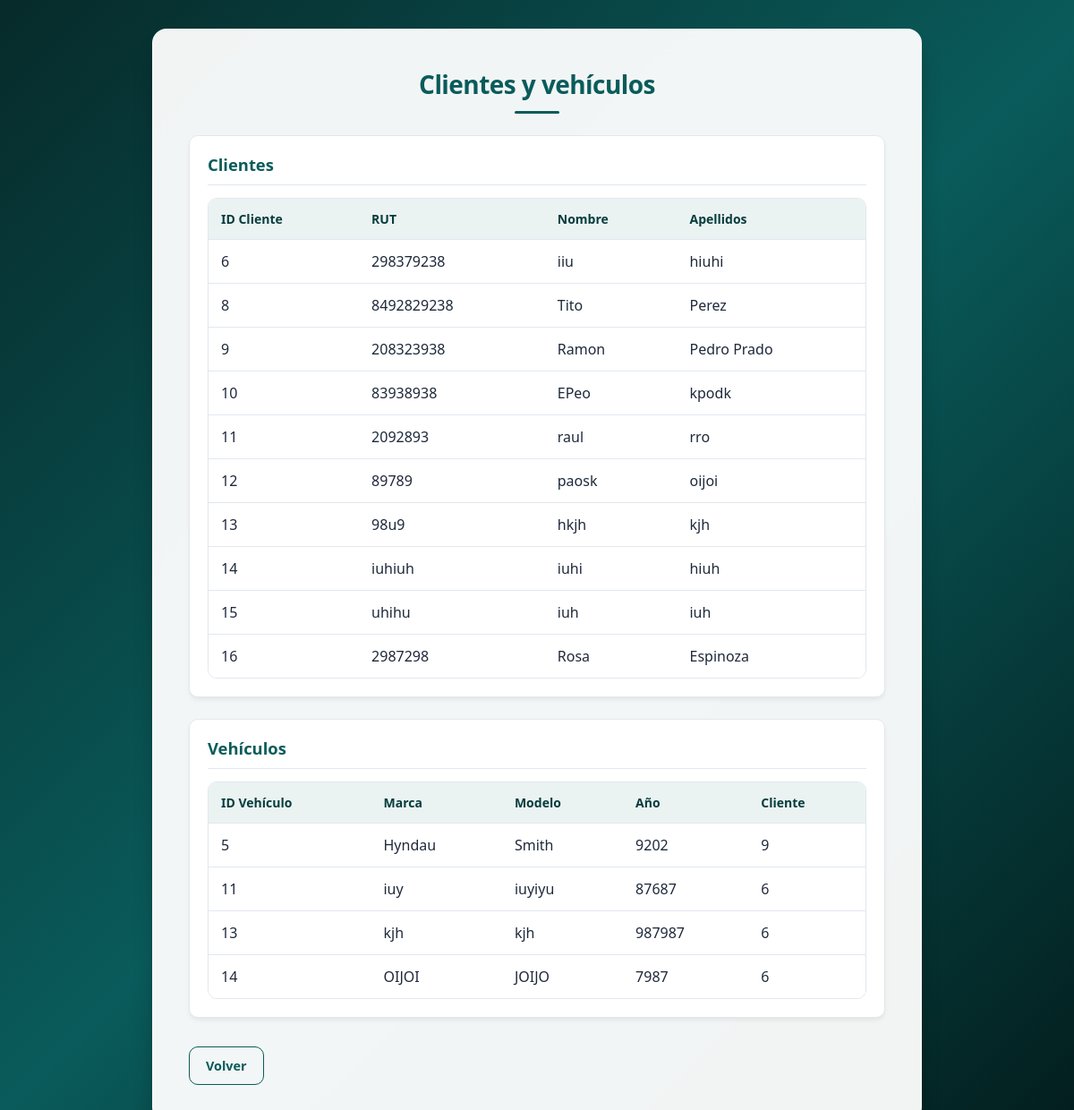
Page /automotora/listarClientes (signed in) on the committed database.
### automotora/models.py (models this page shows)
class Cliente(models.Model):
    id_cliente = models.AutoField(primary_key=True)
    rut = models.CharField(max_length=12, unique=True)
    nombre = models.CharField(max_length=100)
    apellidos = models.CharField(max_length=150)

class Vehiculo(models.Model):
    id_vehiculo = models.AutoField(primary_key=True)
    marca = models.CharField(max_length=50)
    modelo = models.CharField(max_length=50)
    anio = models.IntegerField()
    cliente = models.ForeignKey(Cliente, on_delete=models.CASCADE)

### automotora/views.py (the view)
# urls.py: path('listarClientes', listarClientes, name='listarClientes'),
@requiere_sesion
def listarClientes(request):
    clientes = Cliente.objects.all()
    vehiculos = Vehiculo.objects.all()
    return render(request,
                  'automotora/listar_clientes_vehiculos.html',{'clientes':clientes,
                                                               'vehiculos':vehiculos})

### automotora/views.py (called while the page is built)
def requiere_sesion(view_func):
    @wraps(view_func)
    def wrapper(request, *args, **kwargs):
        if not request.session.get('usuario_id'):
            return redirect('login')
        return view_func(request, *args, **kwargs)
    return wrapper

### automotora/templates/automotora/listar_clientes_vehiculos.html (shortened to what this page needs)
{% load static %}
<!DOCTYPE html>
<html lang="es">
<head>
    <link rel="stylesheet" href="{% static 'automotora/css/styles.css' %}">
</head>
<body>
    <main class="container-wrapper">
        <section class="card-panel card-wide">
            <h1 class="page-title">Clientes y vehículos</h1>
            <section class="table-section">
                <h2>Clientes</h2>
                <div class="table-responsive">
                    <table class="data-table">
                        <thead>
                            <tr>
                                <th>ID Cliente</th>
                                <th>RUT</th>
                                <th>Nombre</th>
                                <th>Apellidos</th>
                            </tr>
                        </thead>
                        <tbody>
                            {% for cliente in clientes %}
                            <tr>
                                <td>{{ cliente.id_cliente }}</td>
                                <td>{{ cliente.rut }}</td>
                                <td>{{ cliente.nombre }}</td>
                                <td>{{ cliente.apellidos }}</td>
                            </tr>
                            {% empty %}
                            <tr><td class="empty-cell" colspan="4">No hay clientes registrados.</td></tr>
                            {% endfor %}
                        </tbody>
                    </table>
                </div>
            </section>
            <section class="table-section">
                <h2>Vehículos</h2>
                <div class="table-responsive">
                    <table class="data-table">
                        <thead>
                            <tr>
                                <th>ID Vehículo</th>
                                <th>Marca</th>
                                <th>Modelo</th>
                                <th>Año</th>
                                <th>Cliente</th>
                            </tr>
                        </thead>
                        <tbody>
                            {% for vehiculo in vehiculos %}
                            <tr>
                                <td>{{ vehiculo.id_vehiculo }}</td>
                                <td>{{ vehiculo.marca }}</td>
                                <td>{{ vehiculo.modelo }}</td>
                                <td>{{ vehiculo.anio }}</td>
                                <td>{{ vehiculo.cliente_id }}</td>
                            </tr>
                            {% empty %}
                            <tr><td class="empty-cell" colspan="5">No hay vehículos registrados.</td></tr>
                            {% endfor %}
                        </tbody>
                    </table>
                </div>
            </section>
            <footer class="actions-footer">
                <a class="btn-back" href="{% url 'home_page' %}">Volver</a>
            </footer>
        </section>
    </main>
</body>
</html>

### automotora/static/automotora/css/styles.css (style rules this page uses)
:root { --primary-color: #0a5b5b; --primary-dark: #073d3d; --primary-light: #127a7a; --accent-red: #d93838; --accent-red-hover: #b82a2a; --bg-gradient: linear-gradient(135deg, #072a2a 0%, #0a5b5b 50%, #031c1c 100%); --card-bg: rgba(255, 255, 255, 0.95); --text-main: #1e293b; --text-muted: #64748b; --border-color: #e2e8f0; --shadow-subtle: 0 4px 6px -1px rgba(0, 0, 0, 0.05), 0 2px 4px -1px rgba(0, 0, 0, 0.03); --shadow-elevated: 0 20px 25px -5px rgba(0, 0, 0, 0.3), 0 10px 10px -5px rgba(0, 0, 0, 0.2); --radius-md: 10px; --radius-lg: 16px; --transition: all 0.25s cubic-bezier(0.4, 0, 0.2, 1); }
* { box-sizing: border-box; }
html, body { margin: 0; padding: 0; min-height: 100vh; }
body { font-family: 'Segoe UI', system-ui, -apple-system, BlinkMacSystemFont, Roboto, sans-serif; background: var(--bg-gradient); background-attachment: fixed; color: var(--text-main); display: flex; justify-content: center; align-items: center; line-height: 1.5; }
.container-wrapper { width: 100%; min-height: 100vh; display: flex; justify-content: center; align-items: center; padding: 32px 16px; }
.card-panel { background: var(--card-bg); backdrop-filter: blur(12px); -webkit-backdrop-filter: blur(12px); padding: 40px; width: 100%; border-radius: var(--radius-lg); box-shadow: var(--shadow-elevated); border: 1px solid rgba(255, 255, 255, 0.2); }
.card-wide { max-width: 860px; }
.container-wrapper h2 { margin: 0 0 14px; padding-bottom: 10px; color: var(--primary-color); font-size: 1.15rem; font-weight: 700; line-height: 1.3; border-bottom: 1px solid var(--border-color); }
.actions-footer { margin-top: 32px; display: flex; justify-content: flex-start; }
.btn-back { display: inline-flex; align-items: center; padding: 10px 18px; background-color: transparent; color: var(--primary-color); border: 1.5px solid var(--primary-color); border-radius: var(--radius-md); font-weight: 600; text-decoration: none; font-size: 0.9rem; transition: var(--transition); }
.page-title { margin: 0 0 24px; padding-bottom: 12px; color: var(--primary-color); font-size: 1.75rem; font-weight: 700; letter-spacing: -0.02em; text-align: center; position: relative; }
.page-title::after { content: ''; position: absolute; bottom: 0; left: 50%; transform: translateX(-50%); width: 50px; height: 3px; background: var(--primary-color); border-radius: 2px; }
.result-panel, .table-section { margin-top: 24px; padding: 20px; background: #ffffff; border: 1.5px solid var(--border-color); border-radius: var(--radius-md); box-shadow: var(--shadow-subtle); }
.table-responsive { width: 100%; overflow-x: auto; border: 1px solid var(--border-color); border-radius: var(--radius-md); }
.data-table { width: 100%; min-width: 560px; border-collapse: collapse; background: #ffffff; text-align: left; }
.data-table th, .data-table td { padding: 12px 14px; border-bottom: 1px solid var(--border-color); vertical-align: middle; }
.data-table th { background: rgba(10, 91, 91, 0.08); color: var(--primary-dark); font-size: 0.875rem; font-weight: 700; white-space: nowrap; }
.data-table tbody tr:last-child td { border-bottom: 0; }

### rows in the picture
Cliente: id_cliente "6", rut "298379238", nombre "iiu", apellidos "hiuhi"
Cliente: id_cliente "8", rut "8492829238", nombre "Tito", apellidos "Perez"
Cliente: id_cliente "9", rut "208323938", nombre "Ramon", apellidos "Pedro Prado"
Cliente: id_cliente "10", rut "83938938", nombre "EPeo", apellidos "kpodk"
Cliente: id_cliente "11", rut "2092893", nombre "raul", apellidos "rro"
Cliente: id_cliente "12", rut "89789", nombre "paosk", apellidos "oijoi"
Cliente: id_cliente "13", rut "98u9", nombre "hkjh", apellidos "kjh"
Cliente: id_cliente "14", rut "iuhiuh", nombre "iuhi", apellidos "hiuh"
Cliente: id_cliente "15", rut "uhihu", nombre "iuh", apellidos "iuh"
Cliente: id_cliente "16", rut "2987298", nombre "Rosa", apellidos "Espinoza"
Vehiculo: id_vehiculo "5", marca "Hyndau", modelo "Smith", anio "9202", cliente_id "9"
Vehiculo: id_vehiculo "11", marca "iuy", modelo "iuyiyu", anio "87687", cliente_id "6"
Vehiculo: id_vehiculo "13", marca "kjh", modelo "kjh", anio "987987", cliente_id "6"
Vehiculo: id_vehiculo "14", marca "OIJOI", modelo "JOIJO", anio "7987", cliente_id "6"
